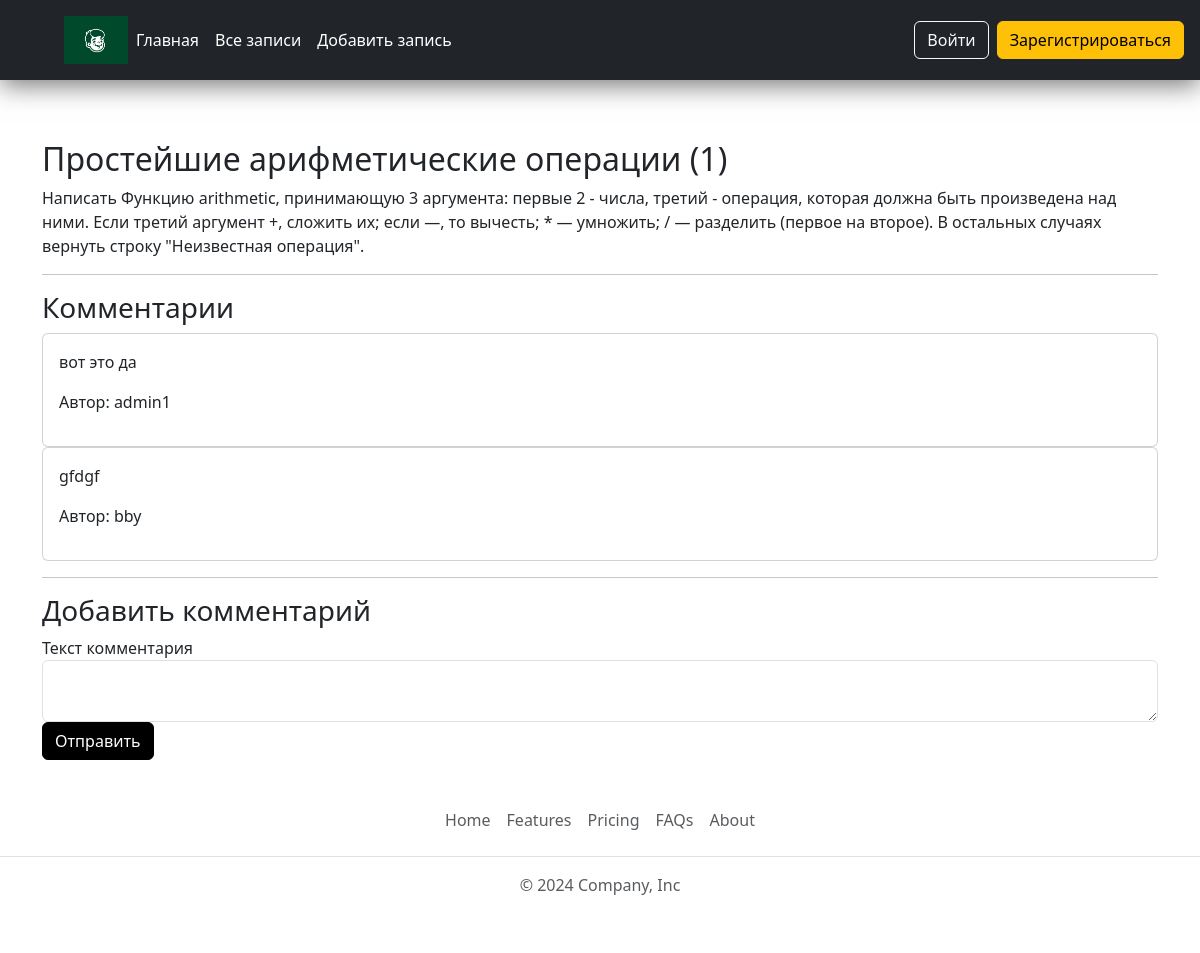
Screenshot of /post/2 with the database file from the repository.
### app.py (models this page shows, shortened)
class Post(db.Model):
    id = db.Column(db.Integer, primary_key=True)
    title = db.Column(db.String(300), nullable=False)
    text = db.Column(db.Text, nullable=False)
    user_id = db.Column(db.Integer, db.ForeignKey('user.id'))
    user = db.relationship("User", back_populates="posts")
    comments = db.relationship('Comment', back_populates='post', cascade='all, delete-orphan')

class Comment(db.Model):
    id = db.Column(db.Integer, primary_key=True)
    text = db.Column(db.Text, nullable=False)
    user_id = db.Column(db.Integer, db.ForeignKey('user.id'), nullable=False)
    post_id = db.Column(db.Integer, db.ForeignKey('post.id'), nullable=False)
    user = db.relationship('User', backref='comments')
    post = db.relationship('Post', back_populates='comments')

class User(db.Model):
    id = db.Column(db.Integer, primary_key=True)
    username = db.Column(db.String(100), unique=True, nullable=False)
    password = db.Column(db.String(100), nullable=False)
    email = db.Column(db.String(120), unique=True, nullable=False)
    role = db.Column(db.String(50), default='user')

### app.py (the view)
@app.route('/post/<int:post_id>')
def post(post_id):
    post = Post.query.get_or_404(post_id)
    form = CommentForm()  # Создание формы комментария
    return render_template('post.html', post=post, form=form)

### app.py
class CommentForm(FlaskForm):
    text = TextAreaField('Текст комментария', validators=[DataRequired()])
    submit = SubmitField('Отправить')

### app.py (called while the page is built)
@app.before_request
def before_request():
    g.user = None
    if 'user_id' in session:
        user = User.query.filter_by(id=session['user_id']).first()
        g.user = user

### templates/post.html (shortened to what this page needs)
{% extends 'base.html' %}
{% block content %}
<div class="posti">
    <h2>{{ post.title }}</h2>
    <p>{{ post.text }}</p>
    <hr>
    <h3>Комментарии</h3>
    {% if post.comments %}
      {% for comment in post.comments %}
        <div class="card">
          <div class="card-body">
            <p>{{ comment.text }}</p>
            <p>Автор: {{ comment.user.username }}</p>
          </div>
        </div>
      {% endfor %}
    {% else %}
      <p>Нет комментариев</p>
    {% endif %}
    <hr>
    <h3>Добавить комментарий</h3>
    <form method="POST" action="{{ url_for('add_comment', post_id=post.id) }}">
      <div class="form-group">
        {{ form.text.label }}
        {{ form.text(class="form-control") }}
      </div>
      <button type="submit" class="btn btn-primary">{{ form.submit.label }}</button>
    </form>
  </div>
{% endblock %}

### static/css/main.css (style rules this page uses)
*, *:after, *:before { box-sizing: border-box; }
form { position: relative; }
h2 { margin-top: 50px; }
.btn-primary { background-color: #000000; border-color: #000000; color: #ffffff; }
.posti { margin-top: 60px; }

### rows the page displays
Post: title "Простейшие арифметические операции (1)", text "Написать Функцию arithmetic, принимающую 3 аргумента: первые 2 - числа, третий - операция, которая должна быть произведена над ними. Если третий аргумент +, сложить их; если —, то вычесть; * — умножить; / — разделить (первое на второе). В остальных случаях вернуть строку \"Неизвестная операция\"."
Comment: text "вот это да", user.username "admin1"
Comment: text "gfdgf", user.username "bby"
